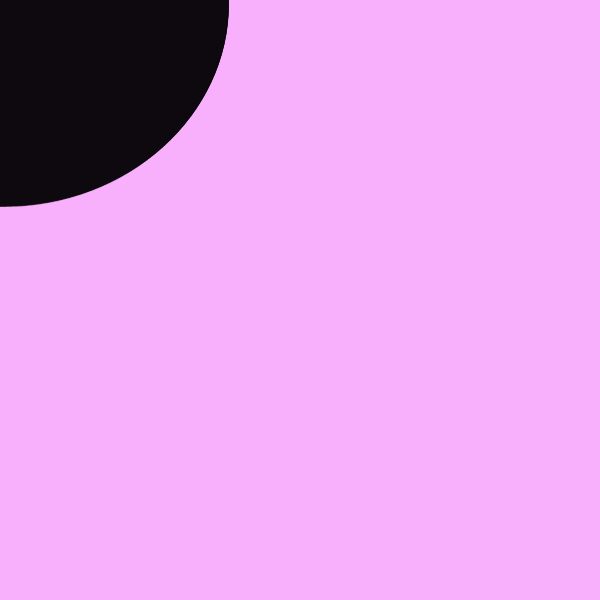
Frame 1 (no input)
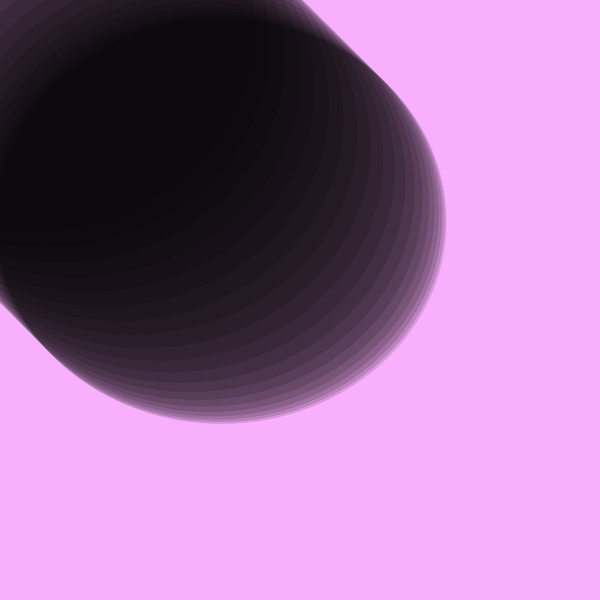
Frame 60 (the mouse pressed at the canvas centre just before this capture)
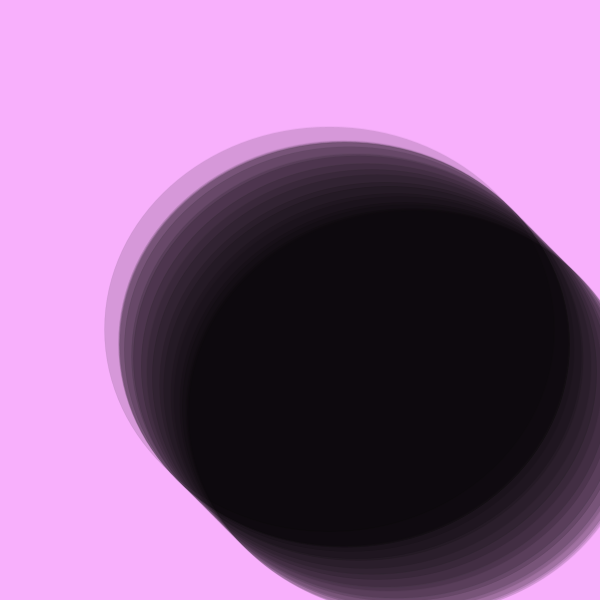
Frame 120 (the mouse held since frame 60 and released just before this capture)

The Processing sketch that drew these frames (run headless with seeded random() and noise(); from frame 60 on, the mouse is pressed at the canvas centre):

// Processing sketch: processing_62957
// ── processing_62957.pde

/***
* Este sketch pertenece a los materiales del taller
* Sistemas Generativos: Cómo adiestrar a la computadora para que haga arte en lugar de uno
* Dictado por Leonardo Solaas en el Centro Cultural de España en Buenos Aires en mayo de 2010
*
* Este código se distribuye bajo licencia GNU/GPL v3: http://www.gnu.org/licenses/gpl.txt
***/

//cantidad de agentes autónomos
int cant = 20;
//dibujar las trayectorias o no?
boolean dibujar = false;
// darle a cada agente una variación individual?
boolean variar = false;

Bola bolas[];

void setup(){
  size(600, 600);
  background(#F8B0FC);
  fill(0,35);
  stroke(0,10);
  smooth();
  
  //crear todos los agentes y almacenarlos en un array
  bolas = new Bola[cant];
  for(int n=0; n<cant; n++){
    bolas[n] = new Bola();
  }
}

void draw(){
  //si no estamos dibujando las trayectorias, limpiar la pantalla
  if(!dibujar) background(#F8B0FC);
  
  //recorrer la lista de agentes y moverlos. el primero sigue al mouse, los demás siguen al anterior en la lista
  for(int n=0; n<cant; n++){
    float x, y;
    if(n == 0){
       x = bolas[n].x + (mouseX - bolas[n].x) / 10;
       y = bolas[n].y + (mouseY - bolas[n].y) / 10;
    }else{
      x = bolas[n].x + (bolas[n-1].x - bolas[n].x) / 5;
      y = bolas[n].y + (bolas[n-1].y - bolas[n].y) / 5;
    }
    bolas[n].paso(x, y);
  }
}

//definición de la clase Bola
class Bola{
  float x, y; //posición actual
  float ax, ay; //posición anterior
  float rx, ry; //variación individual de la posición
  
  Bola(){
    // determinar valores iniciales de las variables
    ax = x = 0;
    ay = y = 0;
    rx = variar ? random(-5,-15) : 3;
    ry = variar ? random(-5, 15) : 3;
  }
  
  void paso(float inputX, float inputY){
    //modificar posición
    x = inputX + rx;
    y = inputY + ry;
    
    //trazar trayectoria o mostrar posición con un círculo
    if(dibujar){
      line(ax, ay, x, y);
    }else{
      ellipse(x, y,450, 405);
    }
    
    //almacenar posición actual para el próximo paso
    ax = x;
    ay = y;
  }
}
